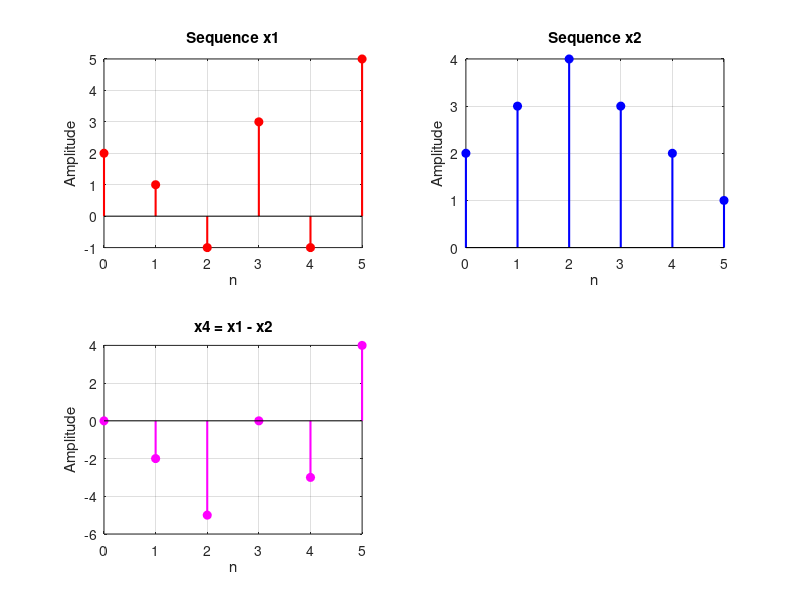
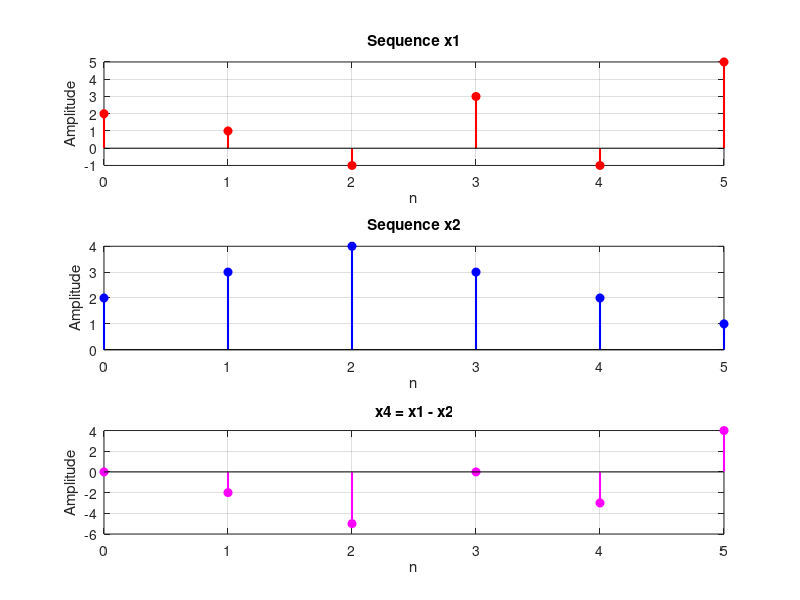

MATLAB code to generate these figures, in order:
clc;
clear all;
close all;

% Given sequences
x1 = [2 1 -1 3 -1 5];
x2 = [2 3 4 3 2 1];

% Length of both sequences must be same
n = 0:5;

% ---- Subtraction ----
x4 = x1 - x2;

% ------------------ Plot in 2x2 format ------------------
figure(1);
subplot(2,2,1);
stem(n, x1, 'r','filled','LineWidth',1.5);
title('Sequence x1');
xlabel('n'); ylabel('Amplitude'); grid on;

subplot(2,2,2);
stem(n, x2, 'b','filled','LineWidth',1.5);
title('Sequence x2');
xlabel('n'); ylabel('Amplitude'); grid on;

subplot(2,2,3);
stem(n, x4, 'm','filled','LineWidth',1.5);
title('x4 = x1 - x2');
xlabel('n'); ylabel('Amplitude'); grid on;

% ------------------ Plot in 3x1 format ------------------
figure(2);
subplot(3,1,1);
stem(n, x1, 'r','filled','LineWidth',1.5);
title('Sequence x1'); xlabel('n'); ylabel('Amplitude'); grid on;

subplot(3,1,2);
stem(n, x2, 'b','filled','LineWidth',1.5);
title('Sequence x2'); xlabel('n'); ylabel('Amplitude'); grid on;

subplot(3,1,3);
stem(n, x4, 'm','filled','LineWidth',1.5);
title('x4 = x1 - x2'); xlabel('n'); ylabel('Amplitude'); grid on;
